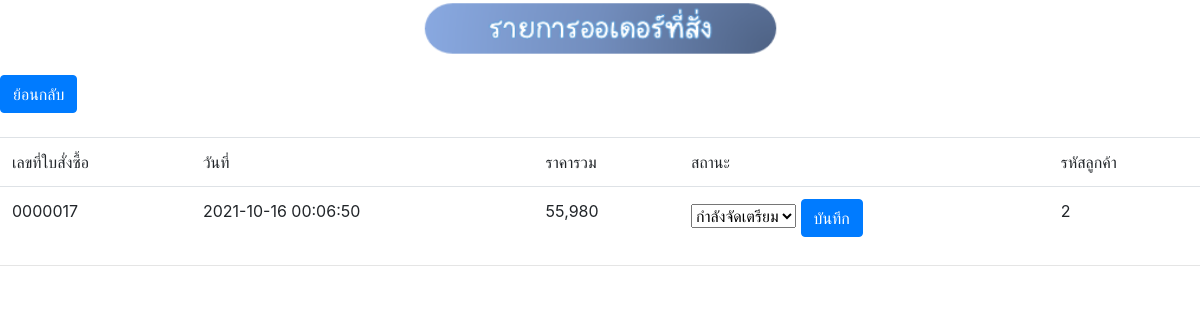
The app's page /admin_order.php?a=17 with its own data.
### tables this page shows
CREATE TABLE `orders` (
  `oid` int(7) UNSIGNED ZEROFILL NOT NULL,
  `ototal` int(7) NOT NULL,
  `odate` datetime NOT NULL,
  `member_id` int(7) NOT NULL,
  `status` varchar(100) NOT NULL
);

### admin_order.php (the view, shortened to what this page needs)
<!doctype html>
<html>
<head>
<link rel="stylesheet" href="https://stackpath.bootstrapcdn.com/bootstrap/4.1.3/css/bootstrap.min.css">
</head>
<body>
    <blockquote>
		<center><p><img src="../project/images/h20.png" width="375" height="59" alt=""/></p></center>
        <a href="admin_view.php"><button type="button" class="btn btn-primary"><div class="b">ย้อนกลับ</div></button></a>
        <br>
        <br>
    <table class="table">
  <thead class="thead-dark">
  <tr>
    <td scope="col">เลขที่ใบสั่งซื้อ</td>
    <td scope="col">วันที่</td>
    <td scope="col">ราคารวม</td>
    <td scope="col">สถานะ</td>
    <td scope="col">รหัสลูกค้า</td>
  </tr>
  </thead>
  <?php
	include("connectdb.php");
	$sql = "SELECT * FROM `orders` WHERE `oid` = '".$_GET['a']."' ";
	$rs = mysqli_query($conn, $sql) ;
	while ($data = mysqli_fetch_array($rs, MYSQLI_BOTH)) {
?>
<tbody>
  <tr scope="row">
    <td><?=$data['oid'];?></td>
    <td><?=$data['odate'];?></td>
    <td><?=number_format($data['ototal'],0);?></td>
    <td>
        <form method="post">
  <select name="select" id="select">
	  <option value="กำลังจัดเตรียม">กำลังจัดเตรียม</option>
  </select>
        <input type="submit" class="btn btn-primary" name="Submit" value="บันทึก">
        </form></td>
    <td><?=$data['member_id'];?></td>
  </tr>
  <?php  }  ?>
</table>
        <hr>
</body>
</html>

### records on screen
orders: oid "0000017", odate "2021-10-16 00:06:50", ototal "55,980", member "2"
